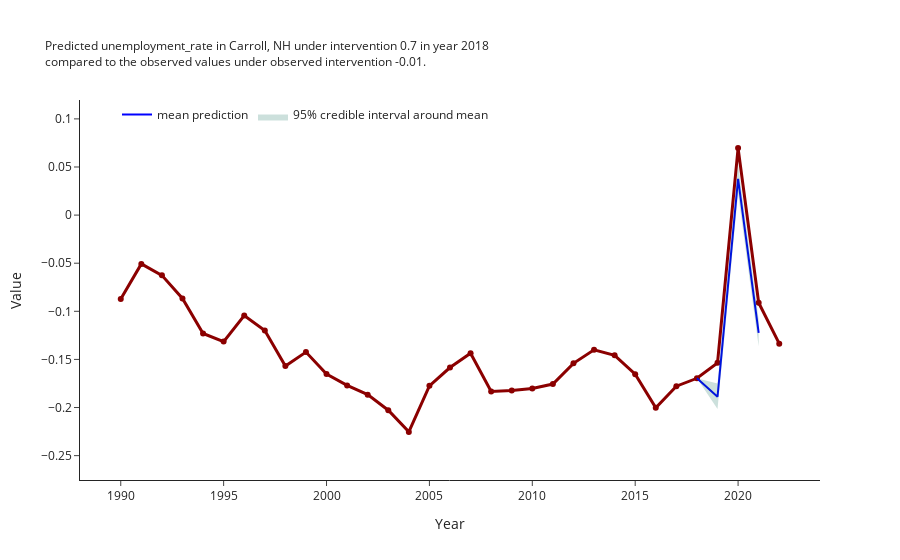

Write notebook code for a chart like this one.
### Code cell
ci.plot_predictions(range_multiplier=1)

### Figure 1 — Plotly figure (JSON) as saved in the notebook; plotly's stock layout.template omitted (floating-point values rounded to 4 significant figures)
{"data": [{"line": {"color": "darkred", "width": 3}, "mode": "lines+markers", "name": "Carroll County, NH", "showlegend": false, "text": "Carroll County, NH", "textposition": "top right", "type": "scatter", "x": [1990, 1991, 1992, 1993, 1994, 1995, 1996, 1997, 1998, 1999, 2000, 2001, 2002, 2003, 2004, 2005, 2006, 2007, 2008, 2009, 2010, 2011, 2012, 2013, 2014, 2015, 2016, 2017, 2018, 2019, 2020, 2021, 2022], "y": [-0.08725, -0.05071, -0.06263, -0.08664, -0.1231, -0.1315, -0.1043, -0.1199, -0.1569, -0.1424, -0.1652, -0.177, -0.1866, -0.2028, -0.2253, -0.1774, -0.1584, -0.1435, -0.1833, -0.1823, -0.1802, -0.1756, -0.1541, -0.14, -0.1458, -0.1654, -0.2003, -0.1778, -0.1696, -0.1536, 0.06962, -0.09103, -0.1337]}, {"line": {"color": "blue", "width": 2}, "mode": "lines", "name": "mean prediction", "text": [-0.1696, -0.1888, 0.03759, -0.1224], "type": "scatter", "x": ["2018", "2019", "2020", "2021"], "y": [-0.1696, -0.1888, 0.03759, -0.1224]}, {"fill": "toself", "fillcolor": "rgba(0,100,80,0.2)", "line": {"color": "rgba(255,255,255,0)"}, "name": "95% credible interval around mean", "type": "scatter", "x": ["2018", "2019", "2020", "2021", "2021", "2020", "2019", "2018"], "y": [-0.1696, -0.1749, 0.05237, -0.1084, -0.1365, 0.02273, -0.2015, -0.1696]}], "layout": {"legend": {"orientation": "h", "traceorder": "normal", "x": 0.05, "y": 1}, "title": {"font": {"size": 12}, "text": "Predicted unemployment_rate in Carroll, NH under intervention 0.7 in year 2018<br>compared to the observed values under observed intervention -0.01."}, "xaxis": {"title": {"text": "Year"}}, "yaxis": {"range": [-0.2753, 0.1196], "title": {"text": "Value"}}}}
